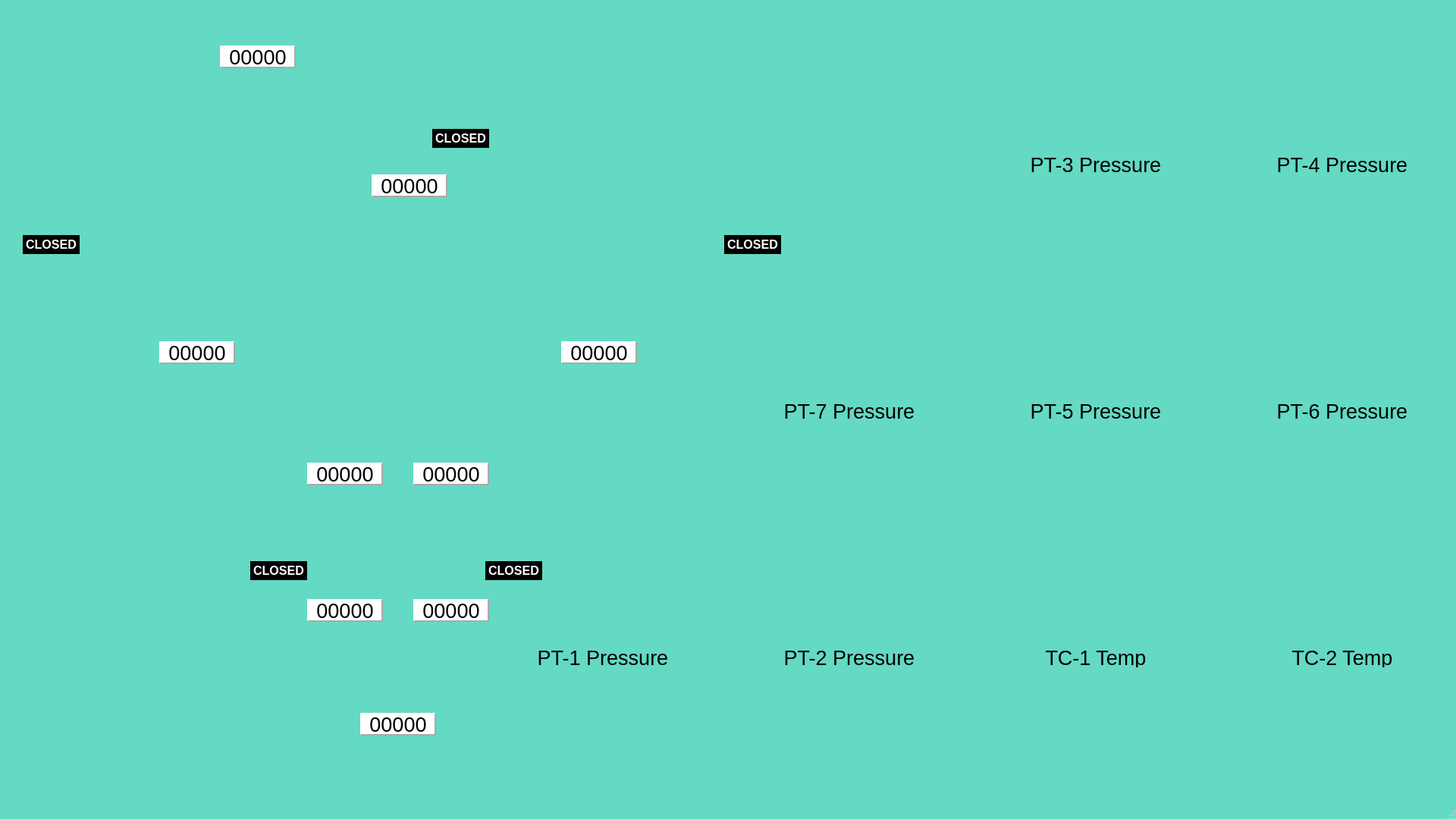
<?xml version="1.0" encoding="UTF-8"?>
<ui version="4.0">
 <class>MainWindow</class>
 <widget class="QMainWindow" name="MainWindow">
  <property name="geometry">
   <rect>
    <x>0</x>
    <y>0</y>
    <width>1920</width>
    <height>1080</height>
   </rect>
  </property>
  <property name="palette">
   <palette>
    <active>
     <colorrole role="Base">
      <brush brushstyle="SolidPattern">
       <color alpha="255">
        <red>255</red>
        <green>255</green>
        <blue>255</blue>
       </color>
      </brush>
     </colorrole>
     <colorrole role="Window">
      <brush brushstyle="SolidPattern">
       <color alpha="255">
        <red>100</red>
        <green>217</green>
        <blue>195</blue>
       </color>
      </brush>
     </colorrole>
    </active>
    <inactive>
     <colorrole role="Base">
      <brush brushstyle="SolidPattern">
       <color alpha="255">
        <red>255</red>
        <green>255</green>
        <blue>255</blue>
       </color>
      </brush>
     </colorrole>
     <colorrole role="Window">
      <brush brushstyle="SolidPattern">
       <color alpha="255">
        <red>100</red>
        <green>217</green>
        <blue>195</blue>
       </color>
      </brush>
     </colorrole>
    </inactive>
    <disabled>
     <colorrole role="Base">
      <brush brushstyle="SolidPattern">
       <color alpha="255">
        <red>100</red>
        <green>217</green>
        <blue>195</blue>
       </color>
      </brush>
     </colorrole>
     <colorrole role="Window">
      <brush brushstyle="SolidPattern">
       <color alpha="255">
        <red>100</red>
        <green>217</green>
        <blue>195</blue>
       </color>
      </brush>
     </colorrole>
    </disabled>
   </palette>
  </property>
  <property name="windowTitle">
   <string>MainWindow</string>
  </property>
  <widget class="QWidget" name="centralwidget">
   <widget class="PlotWidget" name="TC2_Widget" native="true">
    <property name="geometry">
     <rect>
      <x>1620</x>
      <y>880</y>
      <width>300</width>
      <height>150</height>
     </rect>
    </property>
   </widget>
   <widget class="QLabel" name="label">
    <property name="geometry">
     <rect>
      <x>0</x>
      <y>0</y>
      <width>1057</width>
      <height>1080</height>
     </rect>
    </property>
    <property name="text">
     <string>&lt;html&gt;&lt;head/&gt;&lt;body&gt;&lt;p&gt;&lt;img src=&quot;:/imgs/imgs/Quickburn GUI Background.png&quot;/&gt;&lt;/p&gt;&lt;/body&gt;&lt;/html&gt;</string>
    </property>
   </widget>
   <widget class="PlotWidget" name="TC1_Widget" native="true">
    <property name="geometry">
     <rect>
      <x>1295</x>
      <y>880</y>
      <width>300</width>
      <height>150</height>
     </rect>
    </property>
   </widget>
   <widget class="PlotWidget" name="PT2_Press_Widget" native="true">
    <property name="geometry">
     <rect>
      <x>970</x>
      <y>880</y>
      <width>300</width>
      <height>150</height>
     </rect>
    </property>
   </widget>
   <widget class="PlotWidget" name="PT6_Press_Widget" native="true">
    <property name="geometry">
     <rect>
      <x>1295</x>
      <y>555</y>
      <width>300</width>
      <height>300</height>
     </rect>
    </property>
   </widget>
   <widget class="PlotWidget" name="PT5_Press_Widget" native="true">
    <property name="geometry">
     <rect>
      <x>1620</x>
      <y>555</y>
      <width>300</width>
      <height>300</height>
     </rect>
    </property>
   </widget>
   <widget class="PlotWidget" name="PT3_Press_Widget" native="true">
    <property name="geometry">
     <rect>
      <x>1620</x>
      <y>230</y>
      <width>300</width>
      <height>300</height>
     </rect>
    </property>
   </widget>
   <widget class="PlotWidget" name="PT4_Press_Widget" native="true">
    <property name="geometry">
     <rect>
      <x>1295</x>
      <y>230</y>
      <width>300</width>
      <height>300</height>
     </rect>
    </property>
   </widget>
   <widget class="PlotWidget" name="PT1_Press_Widget" native="true">
    <property name="geometry">
     <rect>
      <x>645</x>
      <y>880</y>
      <width>300</width>
      <height>150</height>
     </rect>
    </property>
   </widget>
   <widget class="PlotWidget" name="PT7_Press_Widget" native="true">
    <property name="geometry">
     <rect>
      <x>970</x>
      <y>555</y>
      <width>300</width>
      <height>300</height>
     </rect>
    </property>
   </widget>
   <widget class="QLabel" name="PT3_title">
    <property name="geometry">
     <rect>
      <x>1345</x>
      <y>205</y>
      <width>200</width>
      <height>25</height>
     </rect>
    </property>
    <property name="font">
     <font>
      <pointsize>20</pointsize>
     </font>
    </property>
    <property name="text">
     <string>PT-3 Pressure</string>
    </property>
    <property name="alignment">
     <set>Qt::AlignCenter</set>
    </property>
   </widget>
   <widget class="QLabel" name="PT4_title">
    <property name="geometry">
     <rect>
      <x>1670</x>
      <y>205</y>
      <width>200</width>
      <height>25</height>
     </rect>
    </property>
    <property name="font">
     <font>
      <pointsize>20</pointsize>
     </font>
    </property>
    <property name="text">
     <string>PT-4 Pressure</string>
    </property>
    <property name="alignment">
     <set>Qt::AlignCenter</set>
    </property>
   </widget>
   <widget class="QLabel" name="PT6_title">
    <property name="geometry">
     <rect>
      <x>1670</x>
      <y>530</y>
      <width>200</width>
      <height>25</height>
     </rect>
    </property>
    <property name="font">
     <font>
      <pointsize>20</pointsize>
     </font>
    </property>
    <property name="text">
     <string>PT-6 Pressure</string>
    </property>
    <property name="alignment">
     <set>Qt::AlignCenter</set>
    </property>
   </widget>
   <widget class="QLabel" name="PT5_title">
    <property name="geometry">
     <rect>
      <x>1345</x>
      <y>530</y>
      <width>200</width>
      <height>25</height>
     </rect>
    </property>
    <property name="font">
     <font>
      <pointsize>20</pointsize>
     </font>
    </property>
    <property name="text">
     <string>PT-5 Pressure</string>
    </property>
    <property name="alignment">
     <set>Qt::AlignCenter</set>
    </property>
   </widget>
   <widget class="QLabel" name="TC1_title">
    <property name="geometry">
     <rect>
      <x>1345</x>
      <y>855</y>
      <width>200</width>
      <height>25</height>
     </rect>
    </property>
    <property name="font">
     <font>
      <pointsize>20</pointsize>
     </font>
    </property>
    <property name="text">
     <string>TC-1 Temp</string>
    </property>
    <property name="alignment">
     <set>Qt::AlignCenter</set>
    </property>
   </widget>
   <widget class="QLabel" name="TC2_title">
    <property name="geometry">
     <rect>
      <x>1670</x>
      <y>855</y>
      <width>200</width>
      <height>25</height>
     </rect>
    </property>
    <property name="font">
     <font>
      <pointsize>20</pointsize>
     </font>
    </property>
    <property name="text">
     <string>TC-2 Temp</string>
    </property>
    <property name="alignment">
     <set>Qt::AlignCenter</set>
    </property>
   </widget>
   <widget class="QLabel" name="PT7_title">
    <property name="geometry">
     <rect>
      <x>1020</x>
      <y>530</y>
      <width>200</width>
      <height>25</height>
     </rect>
    </property>
    <property name="font">
     <font>
      <pointsize>20</pointsize>
     </font>
    </property>
    <property name="text">
     <string>PT-7 Pressure</string>
    </property>
    <property name="alignment">
     <set>Qt::AlignCenter</set>
    </property>
   </widget>
   <widget class="QLabel" name="PT2_title">
    <property name="geometry">
     <rect>
      <x>1020</x>
      <y>855</y>
      <width>200</width>
      <height>25</height>
     </rect>
    </property>
    <property name="font">
     <font>
      <pointsize>20</pointsize>
     </font>
    </property>
    <property name="text">
     <string>PT-2 Pressure</string>
    </property>
    <property name="alignment">
     <set>Qt::AlignCenter</set>
    </property>
   </widget>
   <widget class="QLabel" name="PT1_title">
    <property name="geometry">
     <rect>
      <x>695</x>
      <y>855</y>
      <width>200</width>
      <height>25</height>
     </rect>
    </property>
    <property name="font">
     <font>
      <pointsize>20</pointsize>
     </font>
    </property>
    <property name="text">
     <string>PT-1 Pressure</string>
    </property>
    <property name="alignment">
     <set>Qt::AlignCenter</set>
    </property>
   </widget>
   <widget class="QLabel" name="logo">
    <property name="geometry">
     <rect>
      <x>1130</x>
      <y>20</y>
      <width>750</width>
      <height>110</height>
     </rect>
    </property>
    <property name="text">
     <string>&lt;html&gt;&lt;head/&gt;&lt;body&gt;&lt;p&gt;&lt;img src=&quot;:/imgs/imgs/logo.png&quot;/&gt;&lt;/p&gt;&lt;/body&gt;&lt;/html&gt;</string>
    </property>
   </widget>
   <widget class="QLabel" name="PT1_label">
    <property name="geometry">
     <rect>
      <x>290</x>
      <y>60</y>
      <width>100</width>
      <height>30</height>
     </rect>
    </property>
    <property name="font">
     <font>
      <pointsize>20</pointsize>
     </font>
    </property>
    <property name="styleSheet">
     <string notr="true">background-color: white;</string>
    </property>
    <property name="frameShape">
     <enum>QFrame::Panel</enum>
    </property>
    <property name="frameShadow">
     <enum>QFrame::Raised</enum>
    </property>
    <property name="lineWidth">
     <number>2</number>
    </property>
    <property name="midLineWidth">
     <number>0</number>
    </property>
    <property name="text">
     <string>00000</string>
    </property>
    <property name="alignment">
     <set>Qt::AlignCenter</set>
    </property>
   </widget>
   <widget class="QLabel" name="PT3_label">
    <property name="geometry">
     <rect>
      <x>210</x>
      <y>450</y>
      <width>100</width>
      <height>30</height>
     </rect>
    </property>
    <property name="font">
     <font>
      <pointsize>20</pointsize>
     </font>
    </property>
    <property name="styleSheet">
     <string notr="true">background-color: white;</string>
    </property>
    <property name="frameShape">
     <enum>QFrame::Panel</enum>
    </property>
    <property name="frameShadow">
     <enum>QFrame::Raised</enum>
    </property>
    <property name="lineWidth">
     <number>2</number>
    </property>
    <property name="midLineWidth">
     <number>0</number>
    </property>
    <property name="text">
     <string>00000</string>
    </property>
    <property name="alignment">
     <set>Qt::AlignCenter</set>
    </property>
   </widget>
   <widget class="QLabel" name="PT2_label">
    <property name="geometry">
     <rect>
      <x>490</x>
      <y>230</y>
      <width>100</width>
      <height>30</height>
     </rect>
    </property>
    <property name="font">
     <font>
      <pointsize>20</pointsize>
     </font>
    </property>
    <property name="styleSheet">
     <string notr="true">background-color: white;</string>
    </property>
    <property name="frameShape">
     <enum>QFrame::Panel</enum>
    </property>
    <property name="frameShadow">
     <enum>QFrame::Raised</enum>
    </property>
    <property name="lineWidth">
     <number>2</number>
    </property>
    <property name="midLineWidth">
     <number>0</number>
    </property>
    <property name="text">
     <string>00000</string>
    </property>
    <property name="alignment">
     <set>Qt::AlignCenter</set>
    </property>
   </widget>
   <widget class="QLabel" name="PT4_label">
    <property name="geometry">
     <rect>
      <x>740</x>
      <y>450</y>
      <width>100</width>
      <height>30</height>
     </rect>
    </property>
    <property name="font">
     <font>
      <pointsize>20</pointsize>
     </font>
    </property>
    <property name="styleSheet">
     <string notr="true">background-color: white;</string>
    </property>
    <property name="frameShape">
     <enum>QFrame::Panel</enum>
    </property>
    <property name="frameShadow">
     <enum>QFrame::Raised</enum>
    </property>
    <property name="lineWidth">
     <number>2</number>
    </property>
    <property name="midLineWidth">
     <number>0</number>
    </property>
    <property name="text">
     <string>00000</string>
    </property>
    <property name="alignment">
     <set>Qt::AlignCenter</set>
    </property>
   </widget>
   <widget class="QLabel" name="PT5_label">
    <property name="geometry">
     <rect>
      <x>405</x>
      <y>610</y>
      <width>100</width>
      <height>30</height>
     </rect>
    </property>
    <property name="font">
     <font>
      <pointsize>20</pointsize>
     </font>
    </property>
    <property name="styleSheet">
     <string notr="true">background-color: white;</string>
    </property>
    <property name="frameShape">
     <enum>QFrame::Panel</enum>
    </property>
    <property name="frameShadow">
     <enum>QFrame::Raised</enum>
    </property>
    <property name="lineWidth">
     <number>2</number>
    </property>
    <property name="midLineWidth">
     <number>0</number>
    </property>
    <property name="text">
     <string>00000</string>
    </property>
    <property name="alignment">
     <set>Qt::AlignCenter</set>
    </property>
   </widget>
   <widget class="QLabel" name="PT6_label">
    <property name="geometry">
     <rect>
      <x>545</x>
      <y>610</y>
      <width>100</width>
      <height>30</height>
     </rect>
    </property>
    <property name="font">
     <font>
      <pointsize>20</pointsize>
     </font>
    </property>
    <property name="styleSheet">
     <string notr="true">background-color: white;</string>
    </property>
    <property name="frameShape">
     <enum>QFrame::Panel</enum>
    </property>
    <property name="frameShadow">
     <enum>QFrame::Raised</enum>
    </property>
    <property name="lineWidth">
     <number>2</number>
    </property>
    <property name="midLineWidth">
     <number>0</number>
    </property>
    <property name="text">
     <string>00000</string>
    </property>
    <property name="alignment">
     <set>Qt::AlignCenter</set>
    </property>
   </widget>
   <widget class="QLabel" name="PT7_label">
    <property name="geometry">
     <rect>
      <x>475</x>
      <y>940</y>
      <width>100</width>
      <height>30</height>
     </rect>
    </property>
    <property name="font">
     <font>
      <pointsize>20</pointsize>
     </font>
    </property>
    <property name="styleSheet">
     <string notr="true">background-color: white;</string>
    </property>
    <property name="frameShape">
     <enum>QFrame::Panel</enum>
    </property>
    <property name="frameShadow">
     <enum>QFrame::Raised</enum>
    </property>
    <property name="lineWidth">
     <number>2</number>
    </property>
    <property name="midLineWidth">
     <number>0</number>
    </property>
    <property name="text">
     <string>00000</string>
    </property>
    <property name="alignment">
     <set>Qt::AlignCenter</set>
    </property>
   </widget>
   <widget class="QLabel" name="TC2_label">
    <property name="geometry">
     <rect>
      <x>545</x>
      <y>790</y>
      <width>100</width>
      <height>30</height>
     </rect>
    </property>
    <property name="font">
     <font>
      <pointsize>20</pointsize>
     </font>
    </property>
    <property name="styleSheet">
     <string notr="true">background-color: white;</string>
    </property>
    <property name="frameShape">
     <enum>QFrame::Panel</enum>
    </property>
    <property name="frameShadow">
     <enum>QFrame::Raised</enum>
    </property>
    <property name="lineWidth">
     <number>2</number>
    </property>
    <property name="midLineWidth">
     <number>0</number>
    </property>
    <property name="text">
     <string>00000</string>
    </property>
    <property name="alignment">
     <set>Qt::AlignCenter</set>
    </property>
   </widget>
   <widget class="QLabel" name="TC1_label">
    <property name="geometry">
     <rect>
      <x>405</x>
      <y>790</y>
      <width>100</width>
      <height>30</height>
     </rect>
    </property>
    <property name="font">
     <font>
      <pointsize>20</pointsize>
     </font>
    </property>
    <property name="styleSheet">
     <string notr="true">background-color: white;</string>
    </property>
    <property name="frameShape">
     <enum>QFrame::Panel</enum>
    </property>
    <property name="frameShadow">
     <enum>QFrame::Raised</enum>
    </property>
    <property name="lineWidth">
     <number>2</number>
    </property>
    <property name="midLineWidth">
     <number>0</number>
    </property>
    <property name="text">
     <string>00000</string>
    </property>
    <property name="alignment">
     <set>Qt::AlignCenter</set>
    </property>
   </widget>
   <widget class="QLabel" name="fuel_vent_label">
    <property name="geometry">
     <rect>
      <x>30</x>
      <y>310</y>
      <width>75</width>
      <height>25</height>
     </rect>
    </property>
    <property name="palette">
     <palette>
      <active>
       <colorrole role="WindowText">
        <brush brushstyle="SolidPattern">
         <color alpha="255">
          <red>255</red>
          <green>255</green>
          <blue>255</blue>
         </color>
        </brush>
       </colorrole>
       <colorrole role="Button">
        <brush brushstyle="SolidPattern">
         <color alpha="255">
          <red>255</red>
          <green>255</green>
          <blue>255</blue>
         </color>
        </brush>
       </colorrole>
       <colorrole role="Base">
        <brush brushstyle="SolidPattern">
         <color alpha="255">
          <red>0</red>
          <green>0</green>
          <blue>0</blue>
         </color>
        </brush>
       </colorrole>
       <colorrole role="Window">
        <brush brushstyle="SolidPattern">
         <color alpha="255">
          <red>0</red>
          <green>0</green>
          <blue>0</blue>
         </color>
        </brush>
       </colorrole>
      </active>
      <inactive>
       <colorrole role="WindowText">
        <brush brushstyle="SolidPattern">
         <color alpha="255">
          <red>255</red>
          <green>255</green>
          <blue>255</blue>
         </color>
        </brush>
       </colorrole>
       <colorrole role="Button">
        <brush brushstyle="SolidPattern">
         <color alpha="255">
          <red>255</red>
          <green>255</green>
          <blue>255</blue>
         </color>
        </brush>
       </colorrole>
       <colorrole role="Base">
        <brush brushstyle="SolidPattern">
         <color alpha="255">
          <red>0</red>
          <green>0</green>
          <blue>0</blue>
         </color>
        </brush>
       </colorrole>
       <colorrole role="Window">
        <brush brushstyle="SolidPattern">
         <color alpha="255">
          <red>0</red>
          <green>0</green>
          <blue>0</blue>
         </color>
        </brush>
       </colorrole>
      </inactive>
      <disabled>
       <colorrole role="WindowText">
        <brush brushstyle="SolidPattern">
         <color alpha="255">
          <red>120</red>
          <green>120</green>
          <blue>120</blue>
         </color>
        </brush>
       </colorrole>
       <colorrole role="Button">
        <brush brushstyle="SolidPattern">
         <color alpha="255">
          <red>255</red>
          <green>255</green>
          <blue>255</blue>
         </color>
        </brush>
       </colorrole>
       <colorrole role="Base">
        <brush brushstyle="SolidPattern">
         <color alpha="255">
          <red>0</red>
          <green>0</green>
          <blue>0</blue>
         </color>
        </brush>
       </colorrole>
       <colorrole role="Window">
        <brush brushstyle="SolidPattern">
         <color alpha="255">
          <red>0</red>
          <green>0</green>
          <blue>0</blue>
         </color>
        </brush>
       </colorrole>
      </disabled>
     </palette>
    </property>
    <property name="font">
     <font>
      <pointsize>12</pointsize>
      <weight>75</weight>
      <bold>true</bold>
     </font>
    </property>
    <property name="styleSheet">
     <string notr="true">background-color: black;</string>
    </property>
    <property name="text">
     <string>CLOSED</string>
    </property>
    <property name="alignment">
     <set>Qt::AlignCenter</set>
    </property>
   </widget>
   <widget class="QLabel" name="MFV_label">
    <property name="geometry">
     <rect>
      <x>330</x>
      <y>740</y>
      <width>75</width>
      <height>25</height>
     </rect>
    </property>
    <property name="palette">
     <palette>
      <active>
       <colorrole role="WindowText">
        <brush brushstyle="SolidPattern">
         <color alpha="255">
          <red>255</red>
          <green>255</green>
          <blue>255</blue>
         </color>
        </brush>
       </colorrole>
       <colorrole role="Button">
        <brush brushstyle="SolidPattern">
         <color alpha="255">
          <red>0</red>
          <green>0</green>
          <blue>0</blue>
         </color>
        </brush>
       </colorrole>
       <colorrole role="Base">
        <brush brushstyle="SolidPattern">
         <color alpha="255">
          <red>0</red>
          <green>0</green>
          <blue>0</blue>
         </color>
        </brush>
       </colorrole>
       <colorrole role="Window">
        <brush brushstyle="SolidPattern">
         <color alpha="255">
          <red>0</red>
          <green>0</green>
          <blue>0</blue>
         </color>
        </brush>
       </colorrole>
      </active>
      <inactive>
       <colorrole role="WindowText">
        <brush brushstyle="SolidPattern">
         <color alpha="255">
          <red>255</red>
          <green>255</green>
          <blue>255</blue>
         </color>
        </brush>
       </colorrole>
       <colorrole role="Button">
        <brush brushstyle="SolidPattern">
         <color alpha="255">
          <red>0</red>
          <green>0</green>
          <blue>0</blue>
         </color>
        </brush>
       </colorrole>
       <colorrole role="Base">
        <brush brushstyle="SolidPattern">
         <color alpha="255">
          <red>0</red>
          <green>0</green>
          <blue>0</blue>
         </color>
        </brush>
       </colorrole>
       <colorrole role="Window">
        <brush brushstyle="SolidPattern">
         <color alpha="255">
          <red>0</red>
          <green>0</green>
          <blue>0</blue>
         </color>
        </brush>
       </colorrole>
      </inactive>
      <disabled>
       <colorrole role="WindowText">
        <brush brushstyle="SolidPattern">
         <color alpha="255">
          <red>120</red>
          <green>120</green>
          <blue>120</blue>
         </color>
        </brush>
       </colorrole>
       <colorrole role="Button">
        <brush brushstyle="SolidPattern">
         <color alpha="255">
          <red>0</red>
          <green>0</green>
          <blue>0</blue>
         </color>
        </brush>
       </colorrole>
       <colorrole role="Base">
        <brush brushstyle="SolidPattern">
         <color alpha="255">
          <red>0</red>
          <green>0</green>
          <blue>0</blue>
         </color>
        </brush>
       </colorrole>
       <colorrole role="Window">
        <brush brushstyle="SolidPattern">
         <color alpha="255">
          <red>0</red>
          <green>0</green>
          <blue>0</blue>
         </color>
        </brush>
       </colorrole>
      </disabled>
     </palette>
    </property>
    <property name="font">
     <font>
      <pointsize>12</pointsize>
      <weight>75</weight>
      <bold>true</bold>
     </font>
    </property>
    <property name="styleSheet">
     <string notr="true">background-color: black;</string>
    </property>
    <property name="text">
     <string>CLOSED</string>
    </property>
    <property name="alignment">
     <set>Qt::AlignCenter</set>
    </property>
   </widget>
   <widget class="QLabel" name="MOV_label">
    <property name="geometry">
     <rect>
      <x>640</x>
      <y>740</y>
      <width>75</width>
      <height>25</height>
     </rect>
    </property>
    <property name="palette">
     <palette>
      <active>
       <colorrole role="WindowText">
        <brush brushstyle="SolidPattern">
         <color alpha="255">
          <red>255</red>
          <green>255</green>
          <blue>255</blue>
         </color>
        </brush>
       </colorrole>
       <colorrole role="Button">
        <brush brushstyle="SolidPattern">
         <color alpha="255">
          <red>0</red>
          <green>0</green>
          <blue>0</blue>
         </color>
        </brush>
       </colorrole>
       <colorrole role="Base">
        <brush brushstyle="SolidPattern">
         <color alpha="255">
          <red>0</red>
          <green>0</green>
          <blue>0</blue>
         </color>
        </brush>
       </colorrole>
       <colorrole role="Window">
        <brush brushstyle="SolidPattern">
         <color alpha="255">
          <red>0</red>
          <green>0</green>
          <blue>0</blue>
         </color>
        </brush>
       </colorrole>
      </active>
      <inactive>
       <colorrole role="WindowText">
        <brush brushstyle="SolidPattern">
         <color alpha="255">
          <red>255</red>
          <green>255</green>
          <blue>255</blue>
         </color>
        </brush>
       </colorrole>
       <colorrole role="Button">
        <brush brushstyle="SolidPattern">
         <color alpha="255">
          <red>0</red>
          <green>0</green>
          <blue>0</blue>
         </color>
        </brush>
       </colorrole>
       <colorrole role="Base">
        <brush brushstyle="SolidPattern">
         <color alpha="255">
          <red>0</red>
          <green>0</green>
          <blue>0</blue>
         </color>
        </brush>
       </colorrole>
       <colorrole role="Window">
        <brush brushstyle="SolidPattern">
         <color alpha="255">
          <red>0</red>
          <green>0</green>
          <blue>0</blue>
         </color>
        </brush>
       </colorrole>
      </inactive>
      <disabled>
       <colorrole role="WindowText">
        <brush brushstyle="SolidPattern">
         <color alpha="255">
          <red>120</red>
          <green>120</green>
          <blue>120</blue>
         </color>
        </brush>
       </colorrole>
       <colorrole role="Button">
        <brush brushstyle="SolidPattern">
         <color alpha="255">
          <red>0</red>
          <green>0</green>
          <blue>0</blue>
         </color>
        </brush>
       </colorrole>
       <colorrole role="Base">
        <brush brushstyle="SolidPattern">
         <color alpha="255">
          <red>0</red>
          <green>0</green>
          <blue>0</blue>
         </color>
        </brush>
       </colorrole>
       <colorrole role="Window">
        <brush brushstyle="SolidPattern">
         <color alpha="255">
          <red>0</red>
          <green>0</green>
          <blue>0</blue>
         </color>
        </brush>
       </colorrole>
      </disabled>
     </palette>
    </property>
    <property name="font">
     <font>
      <pointsize>12</pointsize>
      <weight>75</weight>
      <bold>true</bold>
     </font>
    </property>
    <property name="styleSheet">
     <string notr="true">background-color: black;</string>
    </property>
    <property name="text">
     <string>CLOSED</string>
    </property>
    <property name="alignment">
     <set>Qt::AlignCenter</set>
    </property>
   </widget>
   <widget class="QLabel" name="NIV_label">
    <property name="geometry">
     <rect>
      <x>570</x>
      <y>170</y>
      <width>75</width>
      <height>25</height>
     </rect>
    </property>
    <property name="palette">
     <palette>
      <active>
       <colorrole role="WindowText">
        <brush brushstyle="SolidPattern">
         <color alpha="255">
          <red>255</red>
          <green>255</green>
          <blue>255</blue>
         </color>
        </brush>
       </colorrole>
       <colorrole role="Button">
        <brush brushstyle="SolidPattern">
         <color alpha="255">
          <red>0</red>
          <green>0</green>
          <blue>0</blue>
         </color>
        </brush>
       </colorrole>
       <colorrole role="Base">
        <brush brushstyle="SolidPattern">
         <color alpha="255">
          <red>0</red>
          <green>0</green>
          <blue>0</blue>
         </color>
        </brush>
       </colorrole>
       <colorrole role="Window">
        <brush brushstyle="SolidPattern">
         <color alpha="255">
          <red>0</red>
          <green>0</green>
          <blue>0</blue>
         </color>
        </brush>
       </colorrole>
      </active>
      <inactive>
       <colorrole role="WindowText">
        <brush brushstyle="SolidPattern">
         <color alpha="255">
          <red>255</red>
          <green>255</green>
          <blue>255</blue>
         </color>
        </brush>
       </colorrole>
       <colorrole role="Button">
        <brush brushstyle="SolidPattern">
         <color alpha="255">
          <red>0</red>
          <green>0</green>
          <blue>0</blue>
         </color>
        </brush>
       </colorrole>
       <colorrole role="Base">
        <brush brushstyle="SolidPattern">
         <color alpha="255">
          <red>0</red>
          <green>0</green>
          <blue>0</blue>
         </color>
        </brush>
       </colorrole>
       <colorrole role="Window">
        <brush brushstyle="SolidPattern">
         <color alpha="255">
          <red>0</red>
          <green>0</green>
          <blue>0</blue>
         </color>
        </brush>
       </colorrole>
      </inactive>
      <disabled>
       <colorrole role="WindowText">
        <brush brushstyle="SolidPattern">
         <color alpha="255">
          <red>120</red>
          <green>120</green>
          <blue>120</blue>
         </color>
        </brush>
       </colorrole>
       <colorrole role="Button">
        <brush brushstyle="SolidPattern">
         <color alpha="255">
          <red>0</red>
          <green>0</green>
          <blue>0</blue>
         </color>
        </brush>
       </colorrole>
       <colorrole role="Base">
        <brush brushstyle="SolidPattern">
         <color alpha="255">
          <red>0</red>
          <green>0</green>
          <blue>0</blue>
         </color>
        </brush>
       </colorrole>
       <colorrole role="Window">
        <brush brushstyle="SolidPattern">
         <color alpha="255">
          <red>0</red>
          <green>0</green>
          <blue>0</blue>
         </color>
        </brush>
       </colorrole>
      </disabled>
     </palette>
    </property>
    <property name="font">
     <font>
      <pointsize>12</pointsize>
      <weight>75</weight>
      <bold>true</bold>
     </font>
    </property>
    <property name="styleSheet">
     <string notr="true">background-color: black;</string>
    </property>
    <property name="text">
     <string>CLOSED</string>
    </property>
    <property name="alignment">
     <set>Qt::AlignCenter</set>
    </property>
   </widget>
   <widget class="QLabel" name="ox_vent_label">
    <property name="geometry">
     <rect>
      <x>955</x>
      <y>310</y>
      <width>75</width>
      <height>25</height>
     </rect>
    </property>
    <property name="palette">
     <palette>
      <active>
       <colorrole role="WindowText">
        <brush brushstyle="SolidPattern">
         <color alpha="255">
          <red>255</red>
          <green>255</green>
          <blue>255</blue>
         </color>
        </brush>
       </colorrole>
       <colorrole role="Button">
        <brush brushstyle="SolidPattern">
         <color alpha="255">
          <red>0</red>
          <green>0</green>
          <blue>0</blue>
         </color>
        </brush>
       </colorrole>
       <colorrole role="Base">
        <brush brushstyle="SolidPattern">
         <color alpha="255">
          <red>0</red>
          <green>0</green>
          <blue>0</blue>
         </color>
        </brush>
       </colorrole>
       <colorrole role="Window">
        <brush brushstyle="SolidPattern">
         <color alpha="255">
          <red>0</red>
          <green>0</green>
          <blue>0</blue>
         </color>
        </brush>
       </colorrole>
      </active>
      <inactive>
       <colorrole role="WindowText">
        <brush brushstyle="SolidPattern">
         <color alpha="255">
          <red>255</red>
          <green>255</green>
          <blue>255</blue>
         </color>
        </brush>
       </colorrole>
       <colorrole role="Button">
        <brush brushstyle="SolidPattern">
         <color alpha="255">
          <red>0</red>
          <green>0</green>
          <blue>0</blue>
         </color>
        </brush>
       </colorrole>
       <colorrole role="Base">
        <brush brushstyle="SolidPattern">
         <color alpha="255">
          <red>0</red>
          <green>0</green>
          <blue>0</blue>
         </color>
        </brush>
       </colorrole>
       <colorrole role="Window">
        <brush brushstyle="SolidPattern">
         <color alpha="255">
          <red>0</red>
          <green>0</green>
          <blue>0</blue>
         </color>
        </brush>
       </colorrole>
      </inactive>
      <disabled>
       <colorrole role="WindowText">
        <brush brushstyle="SolidPattern">
         <color alpha="255">
          <red>120</red>
          <green>120</green>
          <blue>120</blue>
         </color>
        </brush>
       </colorrole>
       <colorrole role="Button">
        <brush brushstyle="SolidPattern">
         <color alpha="255">
          <red>0</red>
          <green>0</green>
          <blue>0</blue>
         </color>
        </brush>
       </colorrole>
       <colorrole role="Base">
        <brush brushstyle="SolidPattern">
         <color alpha="255">
          <red>0</red>
          <green>0</green>
          <blue>0</blue>
         </color>
        </brush>
       </colorrole>
       <colorrole role="Window">
        <brush brushstyle="SolidPattern">
         <color alpha="255">
          <red>0</red>
          <green>0</green>
          <blue>0</blue>
         </color>
        </brush>
       </colorrole>
      </disabled>
     </palette>
    </property>
    <property name="font">
     <font>
      <pointsize>12</pointsize>
      <weight>75</weight>
      <bold>true</bold>
     </font>
    </property>
    <property name="styleSheet">
     <string notr="true">background-color: black;</string>
    </property>
    <property name="text">
     <string>CLOSED</string>
    </property>
    <property name="alignment">
     <set>Qt::AlignCenter</set>
    </property>
   </widget>
  </widget>
  <widget class="QMenuBar" name="menubar">
   <property name="geometry">
    <rect>
     <x>0</x>
     <y>0</y>
     <width>1920</width>
     <height>21</height>
    </rect>
   </property>
  </widget>
  <widget class="QStatusBar" name="statusbar"/>
 </widget>
 <customwidgets>
  <customwidget>
   <class>PlotWidget</class>
   <extends>QWidget</extends>
   <header>pyqtgraph</header>
   <container>1</container>
  </customwidget>
 </customwidgets>
 <resources>
  <include location="stand_img.qrc"/>
 </resources>
 <connections/>
</ui>
